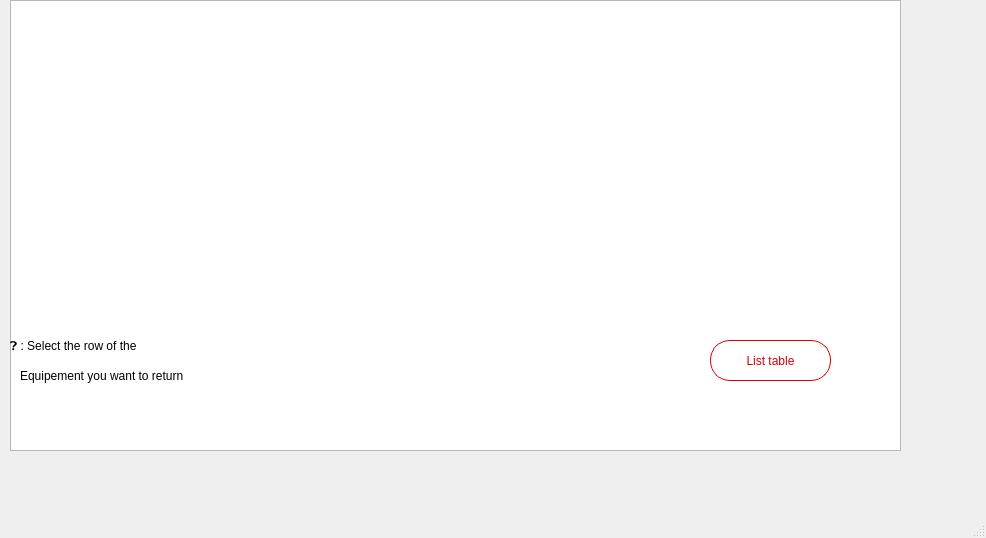
<?xml version="1.0" encoding="UTF-8"?>
<ui version="4.0">
 <class>returnequipmentwindow</class>
 <widget class="QMainWindow" name="returnequipmentwindow">
  <property name="geometry">
   <rect>
    <x>0</x>
    <y>0</y>
    <width>986</width>
    <height>538</height>
   </rect>
  </property>
  <property name="windowTitle">
   <string>MainWindow</string>
  </property>
  <widget class="QWidget" name="centralwidget">
   <widget class="QTableView" name="tableView">
    <property name="geometry">
     <rect>
      <x>10</x>
      <y>0</y>
      <width>891</width>
      <height>451</height>
     </rect>
    </property>
    <property name="styleSheet">
     <string notr="true"/>
    </property>
   </widget>
   <widget class="QPushButton" name="list">
    <property name="geometry">
     <rect>
      <x>710</x>
      <y>340</y>
      <width>121</width>
      <height>41</height>
     </rect>
    </property>
    <property name="styleSheet">
     <string notr="true">QPushButton{color:#D00000;
border-radius:20px;
border: 1px solid #D00000;
font: 75 12pt &quot;8514oem&quot;;
}
QPushButton:hover {
    background: #D00000;
	color:white;
	
	
}
</string>
    </property>
    <property name="text">
     <string>List table</string>
    </property>
   </widget>
   <widget class="QLabel" name="label">
    <property name="geometry">
     <rect>
      <x>10</x>
      <y>300</y>
      <width>471</width>
      <height>91</height>
     </rect>
    </property>
    <property name="styleSheet">
     <string notr="true">font: 75 12pt &quot;8514oem&quot;;
</string>
    </property>
    <property name="text">
     <string>❓ : Select the row of the </string>
    </property>
   </widget>
   <widget class="QLabel" name="label_2">
    <property name="geometry">
     <rect>
      <x>20</x>
      <y>340</y>
      <width>291</width>
      <height>71</height>
     </rect>
    </property>
    <property name="styleSheet">
     <string notr="true">font: 75 12pt &quot;8514oem&quot;;
</string>
    </property>
    <property name="text">
     <string>Equipement you want to return</string>
    </property>
   </widget>
  </widget>
  <widget class="QMenuBar" name="menubar">
   <property name="geometry">
    <rect>
     <x>0</x>
     <y>0</y>
     <width>986</width>
     <height>26</height>
    </rect>
   </property>
  </widget>
  <widget class="QStatusBar" name="statusbar"/>
 </widget>
 <resources/>
 <connections/>
</ui>
